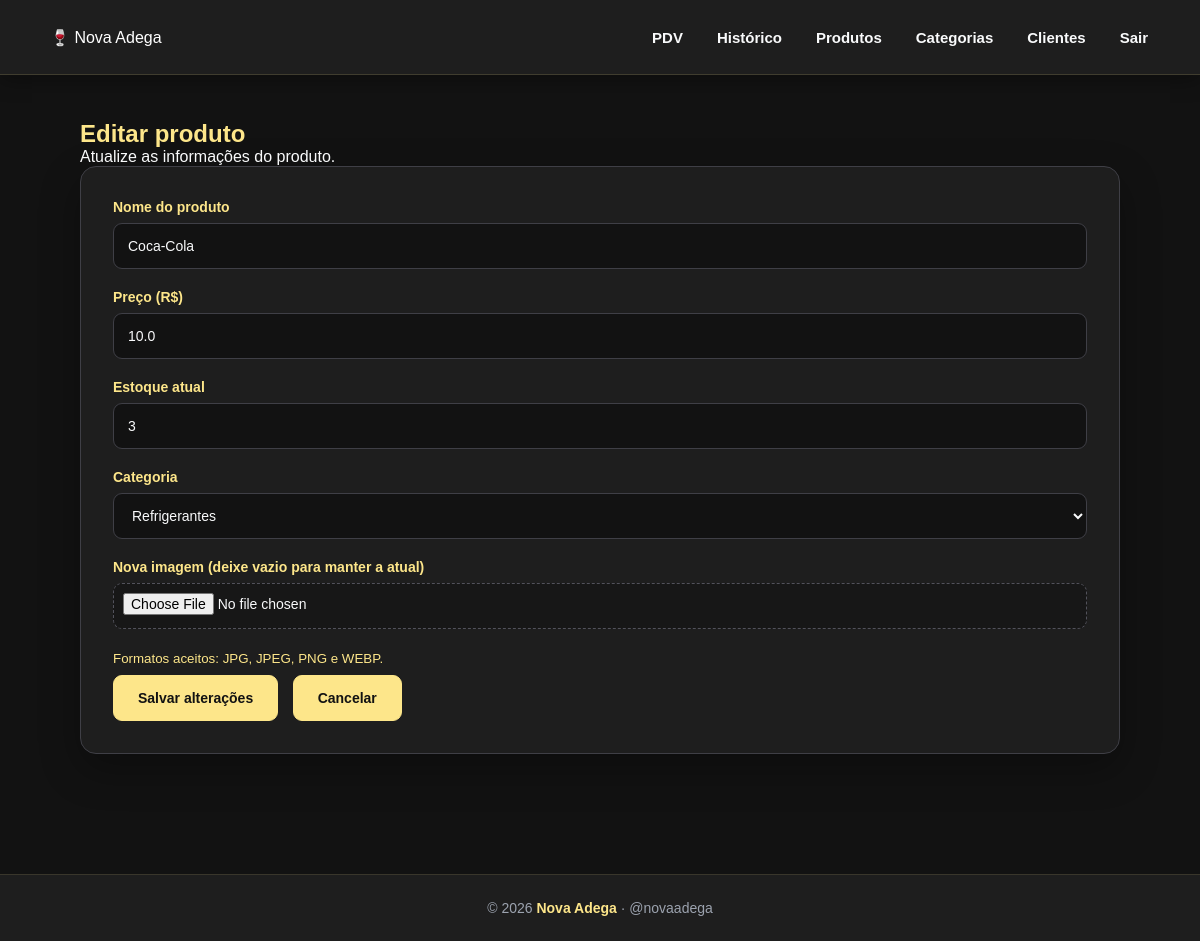
The app's page /produtos/1/editar (signed in), older data.
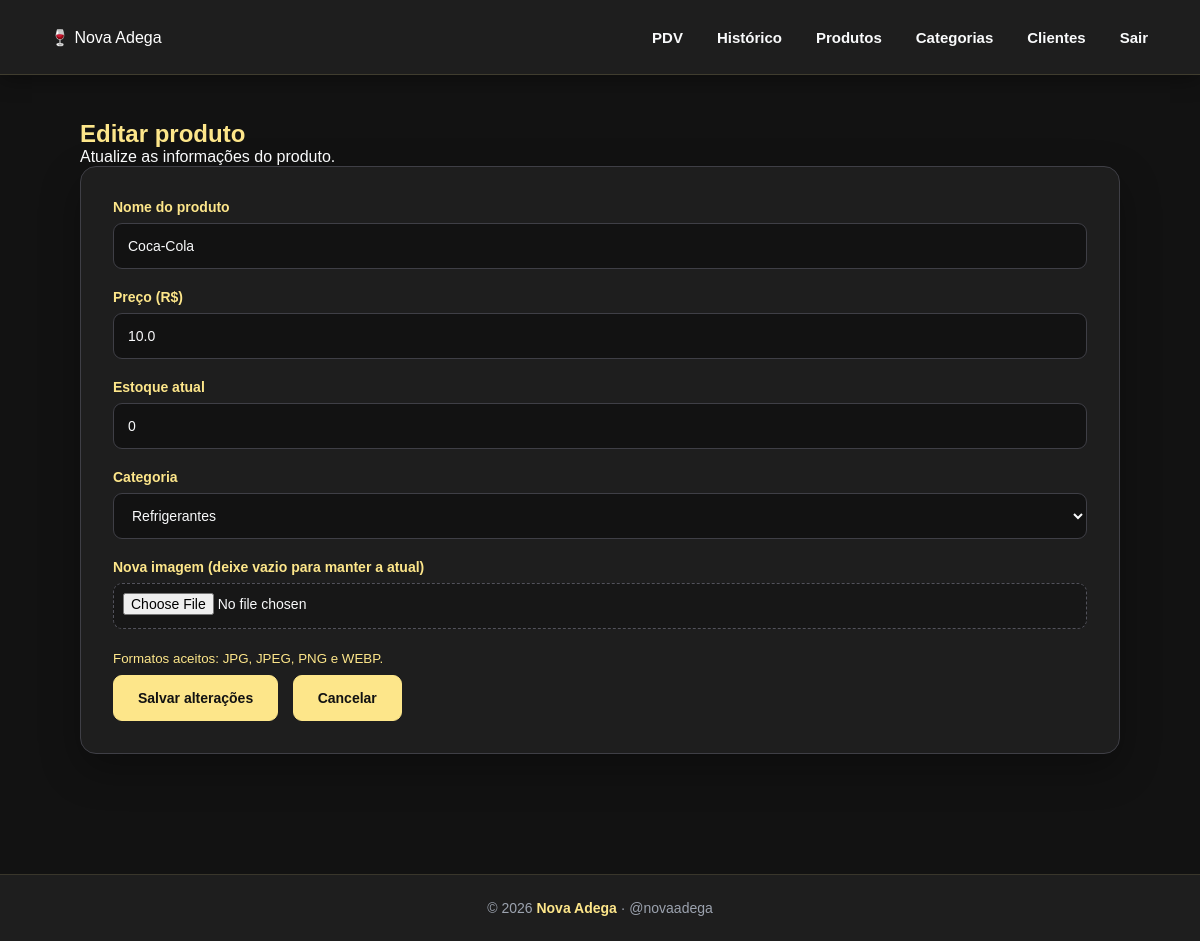
The same page, newer data.
### app/models/produto.py (models this page shows, shortened)
class Produto(Base):
    __tablename__ = "produtos"
    id = Column(Integer, primary_key=True, autoincrement=True, index=True)
    nome = Column(String(150), nullable=False, index=True)
    preco = Column(Float, nullable=False, default=0.0)
    estoque_atual = Column(Integer, nullable=False, default=0)
    ativo = Column(Boolean, default=True)
    imagem_path = Column(String(255), nullable=True)
    categoria_id = Column(Integer, ForeignKey("categorias.id", ondelete="SET NULL"), nullable=True )
    categoria = relationship("Categoria", back_populates="produtos")

### app/controllers/produto_controller.py (the view)
@router.get("/{produto_id}/editar")
def form_editar_produto(
    produto_id: int,
    request: Request,
    db: Session = Depends(get_db),
    admin = Depends(get_admin)
):
    editando   = db.query(Produto).filter(Produto.id == produto_id).first()
    categorias = db.query(Categoria).filter(Categoria.ativo == True).all()
    if not editando:
        return RedirectResponse(url="/produtos", status_code=302)
    return templates.TemplateResponse(
        request,
        "produtos/form.html",
        {
            "request":    request,
            "usuario":    admin,
            "editando":   editando,
            "categorias": categorias
        }
    )

### app/templates/produtos/form.html (shortened to what this page needs)
{% extends "base.html" %}
{% block styles %}
<link rel="stylesheet" href="/static/CSS/novo-produto.css">
{% endblock %}
{% block content %}
<main class="container">
    <section class="form-produto">
        <div class="form-titulo">
            <h1>
                {{
                    "Editar produto"
                    if editando
                    else "Novo produto"
                }}
            </h1>
            <p>
                {{
                    "Atualize as informações do produto."
                    if editando
                    else "Cadastre um novo produto no sistema."
                }}
            </p>
        </div>
        <form
            action="{{
                '/produtos/' + editando.id|string + '/editar'
                if editando
                else '/produtos/novo'
            }}"
            method="post"
            enctype="multipart/form-data"
            class="produto-form"
        >
            <div class="form-grupo">
                <label for="nome">
                    Nome do produto
                </label>
                <input
                    type="text"
                    id="nome"
                    name="nome"
                    value="{{ editando.nome if editando else (valores.nome if valores else '') }}"
                    placeholder="Digite o nome do produto"
                    required
                >
            </div>
            <div class="form-linha">
                <div class="form-grupo">
                    <label for="preco">
                        Preço (R$)
                    </label>
                    <input
                        type="number"
                        id="preco"
                        name="preco"
                        step="0.01"
                        min="0"
                        value="{{ editando.preco if editando else (valores.preco if valores else '0.00') }}"
                        placeholder="0,00"
                        required
                    >
                </div>
                <div class="form-grupo">
                    <label for="estoque_atual">
                        Estoque atual
                    </label>
                    <input
                        type="number"
                        id="estoque_atual"
                        name="estoque_atual"
                        min="0"
                        value="{{ editando.estoque_atual if editando else (valores.estoque_atual if valores else '0') }}"
                        placeholder="0"
                        required
                    >
                </div>
            </div>
            <div class="form-grupo">
                <label for="categoria_id">
                    Categoria
                </label>
                <select
                    name="categoria_id"
                    id="categoria_id"
                >
                    {% for c in categorias %}
                    <option
                        value="{{ c.id }}"
                        {{
                            'selected'
                            if
                            (
                                (editando and editando.categoria_id == c.id)
                                or
                                (valores and valores.categoria_id == c.id)
                            )
                            else ''
                        }}
                    >
                        {{ c.nome }}
                    </option>
                    {% endfor %}
                </select>
            </div>
            <div class="form-grupo">
                <label for="imagem">
                    {{
                        "Nova imagem (deixe vazio para manter a atual)"
                        if editando
                        else "Imagem do produto"
                    }}
                </label>
                <input
                    type="file"
                    id="imagem"
                    name="imagem"
                    accept=".jpg,.jpeg,.png,.webp"
                >
                <small>
                    Formatos aceitos:
                    JPG, JPEG, PNG e WEBP.
                </small>
            </div>
            <div class="form-botoes">
                <button
                    type="submit"
                    class="btn-salvar"
                >
                    {{
                        "Salvar alterações"
                        if editando
                        else "Criar produto"
                    }}
                </button>
                <a
                    href="/produtos/"
                    class="btn-cancelar"
                >
                    Cancelar
                </a>
            </div>
        </form>
    </section>
</main>
{% endblock %}

### app/templates/base.html (shortened to what this page needs)
<!DOCTYPE html>
<html lang="pt-BR">
<head>
    <link
        rel="stylesheet"
        href="/static/CSS/home.css"
    >
    {% block styles %}{% endblock %}
</head>
<body>
    {% block navbar %}
    <nav class="navbar">
        <div class="logo">
            <a href="/">
                🍷 Nova Adega
            </a>
        </div>
        <div class="menu">
            <a href="/pdv/">
                PDV
            </a>
            <a href="/movimentacoes/">
                Histórico
            </a>
            <a href="/produtos/">
                Produtos
            </a>
            <a href="/categorias/">
                Categorias
            </a>
            <a href="/clientes/">
                Clientes
            </a>
            <a
                href="/auth/logout"
                class="btn-sair"
            >
                Sair
            </a>
        </div>
    </nav>
    {% endblock %}
    {% block content %}{% endblock %}
    {% block footer %}
    <footer class="footer">
        <p>
            © 2026 <strong>Nova Adega</strong> · @novaadega
        </p>
    </footer>
    {% endblock %}
</body>
</html>

### app/static/CSS/home.css (style rules this page uses)
* { margin: 0; padding: 0; box-sizing: border-box; }
html { scroll-behavior: smooth; }
body { font-family: Arial, Helvetica, sans-serif; background: #121212; color: #F9FAFB; min-height: 100vh; }
.navbar { width: 100%; min-height: 75px; background: #1E1E1E; display: flex; align-items: center; justify-content: space-between; padding: 12px 50px; border-bottom: 1px solid rgba(253, 230, 138, 0.15); box-shadow: 0 4px 20px rgba(0, 0, 0, 0.35); position: relative; z-index: 100; }
.logo a { color: #ffffff !important; text-decoration: none !important; display: flex; align-items: center; gap: 10px; transition: all 0.3s ease; }
.logo a:link, .logo a:visited, .logo a:hover, .logo a:active, .logo a:focus { color: #ffffff !important; text-decoration: none !important; }
.menu { display: flex; align-items: center; gap: 30px; }
.menu a { position: relative; color: #F9FAFB; text-decoration: none; font-size: 15px; font-weight: 600; padding: 8px 2px; transition: color 0.3s ease; }
.menu a::after { content: ""; position: absolute; left: 0; bottom: 0; width: 0; height: 2px; background: #FDE68A; transition: width 0.3s ease; }
.container { width: 90%; max-width: 1200px; margin: 40px auto; }
h1, h2, h3 { color: #FDE68A; }
button, .btn { border: none; background: #FDE68A; color: #121212; padding: 10px 18px; border-radius: 8px; font-weight: 700; cursor: pointer; text-decoration: none; transition: all 0.3s ease; }
footer { margin-top: 60px; padding: 25px; text-align: center; background: #1E1E1E; border-top: 1px solid rgba(253, 230, 138, 0.12); color: #9CA3AF; font-size: 14px; }
footer strong { color: #FDE68A; }

### app/static/CSS/novo-produto.css (style rules this page uses)
main.container { width: 100%; max-width: 1100px; margin: 0 auto; padding: 45px 30px 60px; color: #F9FAFB; }
main.container form { width: 100%; padding: 32px; background: #1E1E1E; border: 1px solid #3F3F46; border-radius: 16px; box-shadow: 0 15px 40px rgba(0, 0, 0, 0.30); }
main.container form label { display: block; margin-bottom: 8px; color: #FDE68A; font-size: 14px; font-weight: 600; }
main.container form input[type="text"], main.container form input[type="number"], main.container form input[type="file"], main.container form select { width: 100%; min-height: 46px; padding: 11px 14px; margin-bottom: 20px; background: #121212; color: #F9FAFB; border: 1px solid #3F3F46; border-radius: 9px; outline: none; font-size: 14px; transition: border-color 0.2s ease, box-shadow 0.2s ease, background 0.2s ease; }
main.container form input::placeholder { color: #71717A; }
main.container form select { cursor: pointer; }
main.container form select option { background: #1E1E1E; color: #F9FAFB; }
main.container form input[type="file"] { padding: 9px; background: #171717; border: 1px dashed #52525B; cursor: pointer; }
main.container form small, main.container form .ajuda, main.container form p { color: #FDE68A; }
main.container form button, main.container form input[type="submit"], main.container form a { display: inline-flex; align-items: center; justify-content: center; min-height: 46px; padding: 0 24px; margin-top: 8px; border-radius: 9px; font-size: 14px; font-weight: 700; text-decoration: none; cursor: pointer; transition: background 0.2s ease, transform 0.2s ease, box-shadow 0.2s ease, border-color 0.2s ease; }
main.container form button, main.container form input[type="submit"] { background: #FDE68A; color: #121212; border: 1px solid #FDE68A; }
main.container form a { margin-left: 10px; background: #FDE68A; color: #121212; border: 1px solid #FDE68A; }

Row changes from the older to the newer data that the page shows:
changed Produto "Coca-Cola": estoque_atual "3" → "0"
